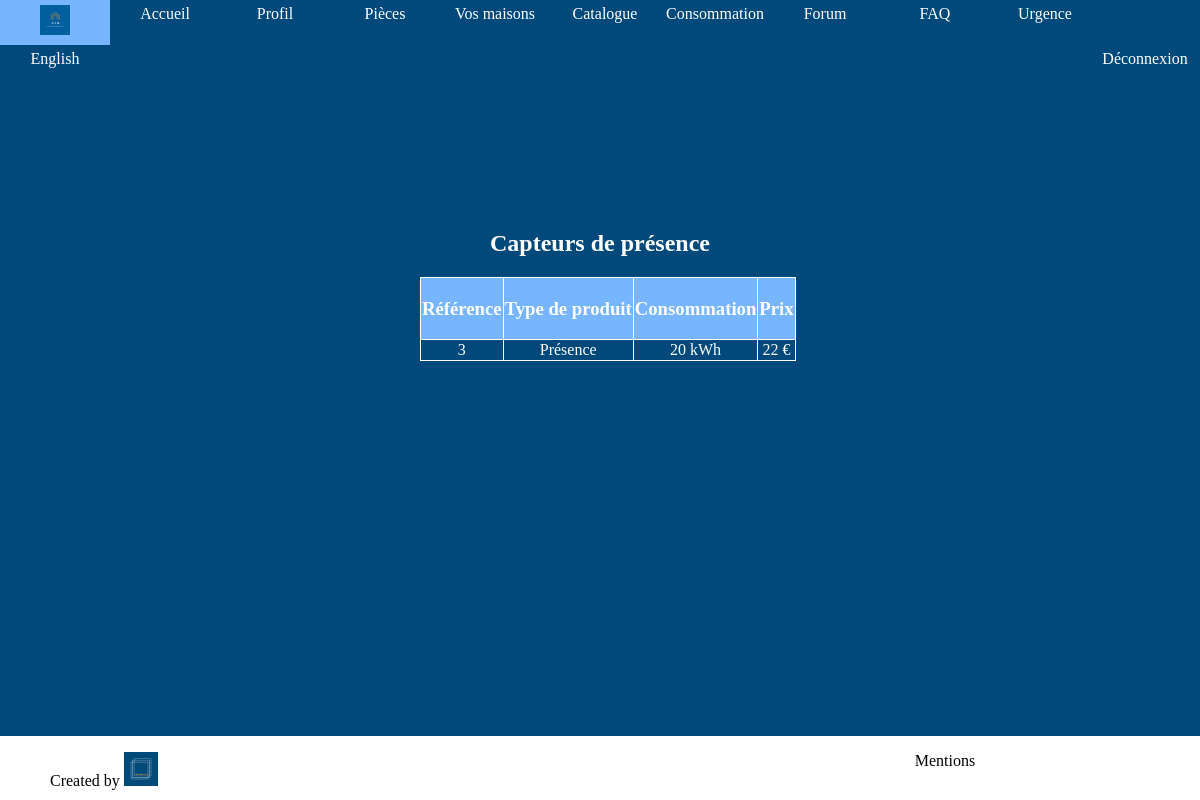
The app's page /index.php?action=presenceSensors (signed in) with its own data.
### tables this page shows
CREATE TABLE `catalogue` (
  `idProduit` int(11) NOT NULL,
  `typeProduct` varchar(255) NOT NULL,
  `consumption` varchar(255) NOT NULL,
  `price` varchar(255) NOT NULL
);

### controllers/controller.php (called while the page is built, shortened)
<?php
require "models/model.php";
function presenceSensors(){
    $sensors = getPresenceSensors()->fetchAll();
    require "views/presenceSensors.php";
}

### models/model.php (called while the page is built, shortened)
<?php
function getPresenceSensors(){
    $db = dbConnect();
    $req = $db->query("SELECT * FROM catalogue WHERE typeProduct='Présence'");
    return $req;
}

### views/presenceSensors.php (the view, shortened to what this page needs)
<!DOCTYPE html>
<html>
<head>
    <link rel="stylesheet" type="text/css" href="designs/css/sensors.css" />
</head>
<body>
<header>
    <?php require "header.php"?>
</header>
<section>
    <h1> <?php
        switch ($_SESSION['lang']){
            case 'fr':
                echo "Capteurs de présence";
                break;
        }
        ?></h1>
    <table>
        <thead>
        <tr>
            <td><h3><?php
                    switch ($_SESSION['lang']){
                        case 'fr':
                            echo "Référence";
                            break;
                    }
                    ?></h3></td>
            <td><h3><?php
                    switch ($_SESSION['lang']){
                        case 'fr':
                            echo "Type de produit";
                            break;
                    }
                    ?></h3></td>
            <td><h3><?php
                    switch ($_SESSION['lang']){
                        case 'fr':
                            echo "Consommation";
                            break;
                    }
                    ?></h3></td>
            <td><h3><?php
                    switch ($_SESSION['lang']){
                        case 'fr':
                            echo " Prix ";
                            break;
                    }
                    ?></h3></td>
        </tr>
        </thead>
        <tbody>
        <?php foreach($sensors as $sensors) { ?>
            <tr>
                <td>
                    <a href="index.php?action=detailedSensors&id=<?=$sensors["idProduit"];?>"><?= $sensors["idProduit"];?>
                </td>
                <td>
                    <?= $sensors["typeProduct"];?>
                </td>
                <td>
                    <?= $sensors["consumption"];?> kWh
                </td>
                <td>
                    <?= $sensors["price"];?> €
                </td>
            </tr>
        <?php } ?>
        </tbody>
    </table>
</section>
<footer>
    <?php require "footer.php"?>
</footer>
</body>
</html>

### designs/css/sensors.css (style rules this page uses)
html,body { margin: 0; padding:0; width: 100%; background-color:#00497A; text-decoration: none; color:white; }
section { padding-top: 10%; text-align: center; }
h1 { color:white; text-align: center; }
table { border-collapse: collapse; text-align: center; margin-left: 35%; }
td { border: 1px solid white; text-align: center; }
thead { background-color:#77B5FE; text-align: center; }
a { text-decoration: none; color:white; }

### designs/css/header.css (style rules this page uses)
header { position: relative; margin: 0; font-family: LibreBaskerville; background-color:#00497A; }

### designs/css/footer.css (style rules this page uses)
footer { background-color: white; position:fixed; bottom:0; left:0; width: 100%; height: 8%; }

### records on screen
catalogue: idProduit "3", typeProduct "Présence", consumption "20", price "22"
